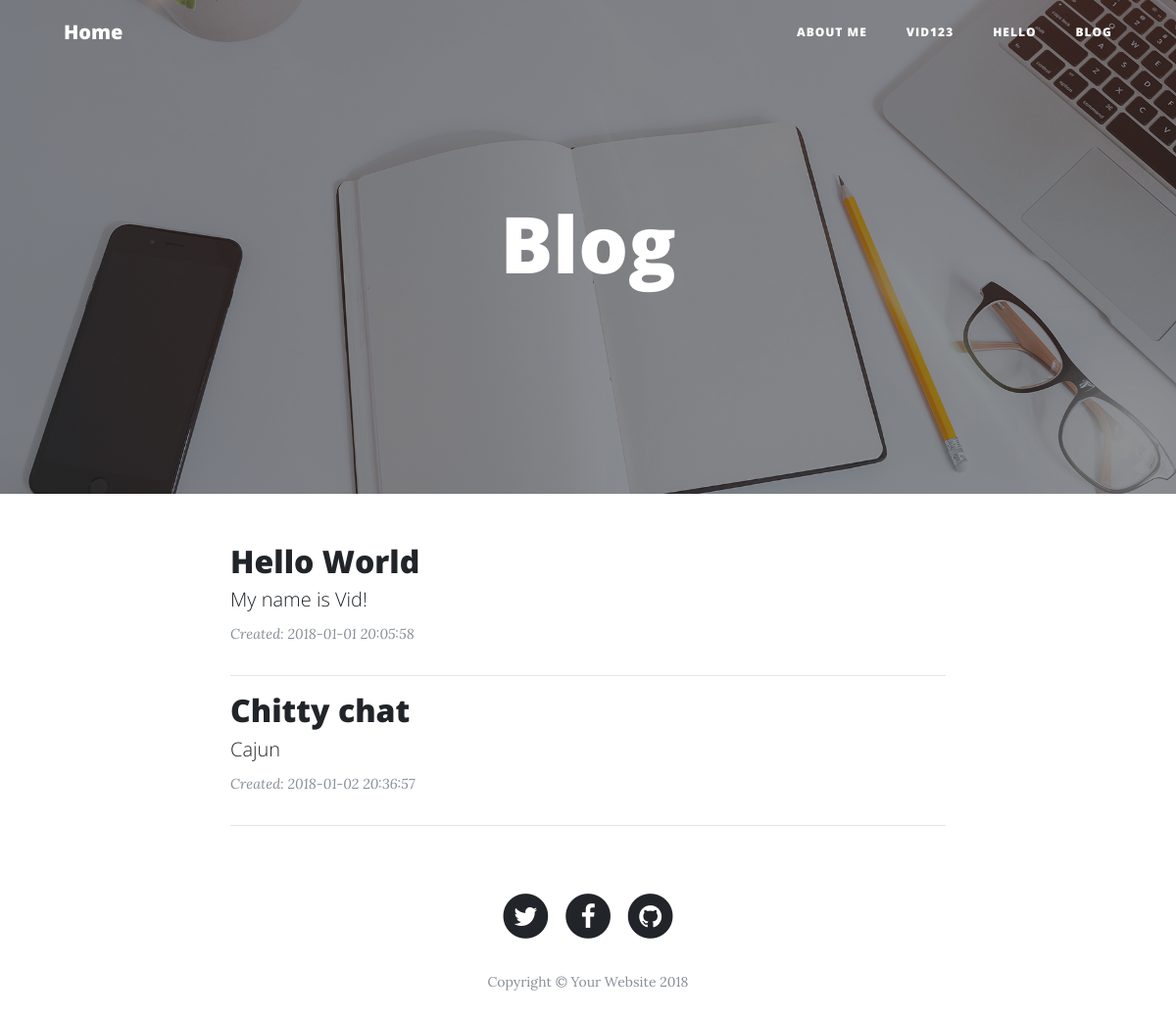
Screenshot of /blog.php with the database file from the repository.
### tables this page shows
CREATE TABLE `page` (
  `id` int(10) NOT NULL,
  `title` varchar(255) NOT NULL,
  `content` text,
  `is_active` tinyint(1) DEFAULT '1',
  `image` varchar(255) DEFAULT NULL,
  `created_date` datetime DEFAULT NULL,
  `updated_date` datetime DEFAULT NULL
);

CREATE TABLE `post` (
  `id` int(11) NOT NULL,
  `title` varchar(255) NOT NULL,
  `content` text NOT NULL,
  `created_date` timestamp NOT NULL DEFAULT CURRENT_TIMESTAMP
);

### blog.php (the view, shortened to what this page needs)
<?php
require('config.php');
?>
    <!DOCTYPE html>
    <html lang="en">
    <head>
        <?php include('template/header.php'); ?>
    </head>
    <body>
        <?php include('template/head.php'); ?>
        <header class="masthead" style="background-image: url('img/home-bg.jpg')">
        <div class="overlay"></div>
        <div class="container">
            <div class="row">
                <div class="col-lg-8 col-md-10 mx-auto">
                    <div class="site-heading">
                        <h1>Blog</h1>
                    </div>
                </div>
            </div>
        </div>
    </header>
            <div class="container">
                <div class="row">
                    <div class="col-lg-8 col-md-10 mx-auto">
                        <?php
                $query = "SELECT * FROM post";
                $result = mysqli_query($db, $query);
                 while($row = mysqli_fetch_array($result)){
                      echo "<div class='post-preview'>";
             echo "<h2 class='post-title'>
                {$row['title']}</h2>";
              echo "<h5 style='font-weight:300;' class='post-subtitle'>
                {$row['content']}</h5>";
                echo "<p class='post-meta'><small>Created: {$row['created_date']}</small></p>";
         echo "</div><hr>";
                    }
                ?>
                    </div>
                </div>
            </div>
            <?php include('template/footer.php'); ?>
    </body>
    </html>

### template/head.php (shortened to what this page needs)
<nav class="navbar navbar-expand-lg navbar-light fixed-top" id="mainNav">
    <div class="container">
        <a class="navbar-brand" href="<?php echo(BASE_URL); ?>">Home</a>
        <div class="collapse navbar-collapse" id="navbarResponsive">
            <ul class="navbar-nav ml-auto">
                <?php
                $query = "SELECT * FROM page WHERE is_active IS NOT NULL";
                $result = mysqli_query($db, $query);
                 while($row = mysqli_fetch_array($result)){
                                           echo "<li class='nav-item'>";
                        echo "<a style='color:#fff;' class='nav-link' href='?page={$row['id']}'>{$row['title']}</a>";
                    echo "<li>";
                    }
                ?>
<li class="nav-item">
              <a class="nav-link" href="blog.php">Blog</a>
                </li>
            </ul>
        </div>
    </div>
</nav>

### rows the page displays
page: title "ABOUT ME"
page: title "VID123"
page: title "HELLO"
post: title "Hello World", content "My name is Vid!", created_date "2018-01-01 20:05:58"
post: title "Chitty chat", content "Cajun", created_date "2018-01-02 20:36:57"
